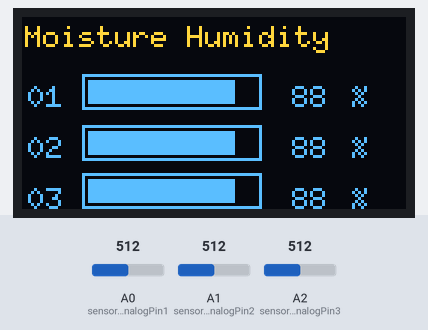
This sketch was run on a simulated Arduino Uno, built with avr-gcc and run on an emulated ATmega328P. Shown: 128×64 one-colour display. The test bench sets the inputs (shaded band); at power-on: A0 (sensor_analogPin1) = 512, A1 (sensor_analogPin2) = 512, A2 (sensor_analogPin3) = 512. The OLED is the two-colour kind (top 16 rows yellow); what the sketch prints to the serial monitor is not drawn.

Above: at 5.9 s.
6.0 s: A0 (sensor_analogPin1) set to 716
At 10.7 s:
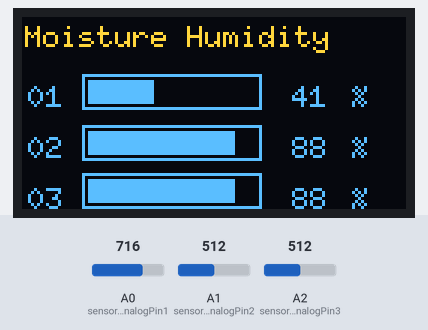
12.1 s: A1 (sensor_analogPin2) set to 716
At 16.6 s:
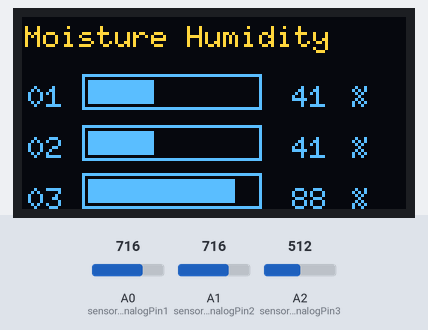
18.2 s: A2 (sensor_analogPin3) set to 716
At 21.3 s:
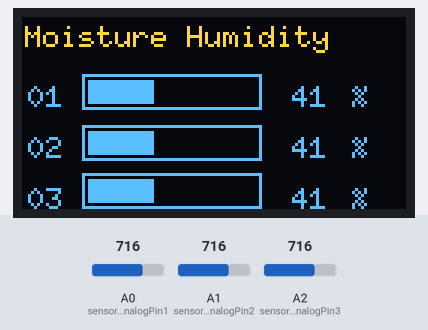
24.3 s: A0 (sensor_analogPin1) set to 900
At 25.9 s:
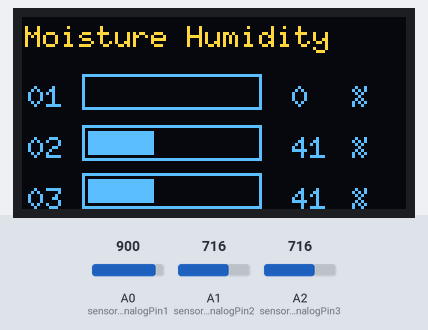
30.4 s: A1 (sensor_analogPin2) set to 900
At 31.7 s:
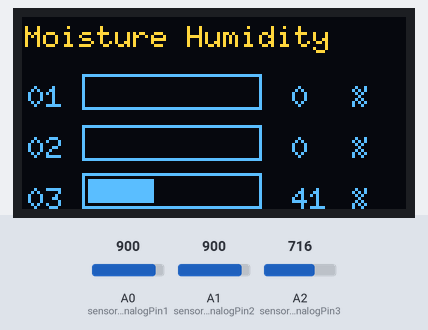
36.5 s: A2 (sensor_analogPin3) set to 900
At 42.0 s:
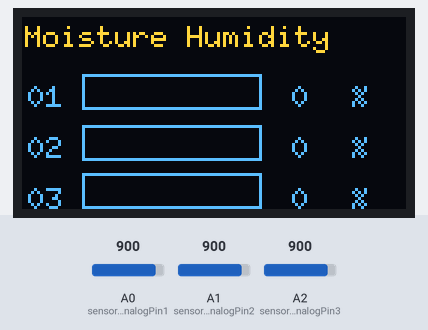
Timing chart, 0 to 43.5 s (numbered marks = the images above; inputs shaded):
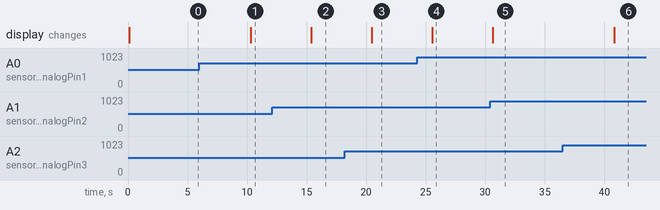

Measured:
- after the input at 6.0 s, the display: changes after 4.3 s (image 1)
- after the input at 12.1 s, the display: changes after 3.3 s (image 2)
- after the input at 18.2 s, the display: changes after 2.3 s (image 3)
- after the input at 24.3 s, the display: changes after 1.3 s (image 4)
- after the input at 30.4 s, the display: changes after 0.25 s (image 5)
- after the input at 36.5 s, the display: changes after 4.3 s (image 6)

The sketch:

seeeduino_xiao_oled_u8g2lib_moisture_2.ino
```cpp
//#include <U8glib.h>  // for oled display on arduino uno , nano
#include <U8g2lib.h> // for oled display on not arduino uno , nano , 메모리차이로인하여 우노, 나노사용불가

//U8GLIB_SSD1306_128X64 u8g(U8G_I2C_OPT_DEV_0|U8G_I2C_OPT_NO_ACK|U8G_I2C_OPT_FAST);  // for u8glib and arduino uno , nano board
U8G2_SSD1306_128X64_NONAME_F_HW_I2C u8g2(U8G2_R0, /* reset=*/ U8X8_PIN_NONE);  // for u8g2lib and not arduino , for esp32 ,esp8266 , xiao etc

//const float choice_Voltage = 5.0;  // if 3.3V , choice_Voltage = 3.3;
const float choice_Voltage = 3.3;
// 만약 우노 또는 나노 3.3V 기준으로할것이면 3.3V , Aref를 쇼트시킨다.
// 그리고 void setup() 안에서 analogReference(3.3); 해준다.

const int choice_analogStep = 1024; // base 10bit , if 12bit , choice_analogStep = 4096;
//const int choice_analogStep = 4096;  // use becareful

const int sensor_value_inAir = 898; // 센서를 건조하게 공기에  놨을때 아날로그값 (you need to change this value that you had recorded in the air)
const int sensor_value_inWater = 464; // 센서를 물에 한계선까지 넣었을때  아날로그값 (you need to change this value that you had recorded in the water) )
// my data inAir = ~ 564(0%)  , inWater = 268 ~ 285(97%) , in Drysoil = 500 ~ 530 ( 13%)
// my data inAir = ~ 897(0%) , inWater = 464(100%)

int measure_loop_Time = 5000; //   1 Second = 1000 , 10s = 10000 , 1min = 60000 , 10min = 600000

int sensor_analogPin1 = A0;  // sensor analog pin
int sensor_analogPin2 = A1; // sensor analog pin
int sensor_analogPin3 = A2;  // sensor analog pin

float sensor_analogVal1; // read analog value from sensor
float sensor_analogVal2; // read analog value from sensor
float sensor_analogVal3; // read analog value from sensor

int percent_sensor_Val1;  // analogVal -> percent
int percent_sensor_Val2;  // analogVal -> percent
int percent_sensor_Val3;  // analogVal -> percent

float sensor_voltage1;  //  센서 전압 계산용
float sensor_voltage2; //  센서 전압 계산용
float sensor_voltage3; //  센서 전압 계산용

int high_box_Val;  // oled box그릴때 쓰일 값
int middle_box_Val; // oled box그릴때 쓰일 값
int low_box_Val;  // oled box 그릴때 쓰일 값


void setup()
{
  Serial.begin(115200); // open serial port, set the baud rate to 115200 bps
  u8g2.begin();  //if use u8g2lib
  //analogReadResolution(12);  //if board's analog resolution 12bit  ex>> xiao board
  //analogReference(3.3); // if want set the reference voltage(3.3) for the analog inputs
}


void loop() // Use functions as possible
{

  read_sensor_value();  // read board's analogpin value
  calculate_sensor_voltage(); //
  calculate_sensor_percent();  // sensorValue change to percent
  calculate_drawBox_width();  //
  serial_printing(); // print the sensor value to serial port
  //u8glib_display_mainLoop(); // if use u8glib and for arduino uno , nano board , oled display
  u8g2lib_display_mainLoop(); // if use u8g2lib and for not arduino , for esp32 ,esp8266 , xiao etc.
  u8g2.enableUTF8Print();	//한글 폰드 사용가능
  delay(measure_loop_Time);
}

void read_sensor_value() {  // read sensor value
  sensor_analogVal1 = analogRead(sensor_analogPin1);
  sensor_analogVal2 = analogRead(sensor_analogPin2);
  sensor_analogVal3 = analogRead(sensor_analogPin3);
}

void calculate_sensor_voltage() { // calculate sensor voltage
  sensor_voltage1 = sensor_analogVal1 * (choice_Voltage / choice_analogStep);
  sensor_voltage2 = sensor_analogVal2 * (choice_Voltage / choice_analogStep);
  sensor_voltage3 = sensor_analogVal3 * (choice_Voltage / choice_analogStep);
}

void calculate_sensor_percent() {  // calculate sensor percent , use map()
  percent_sensor_Val1 = map(sensor_analogVal1, sensor_value_inAir, sensor_value_inWater, 0, 100);
  percent_sensor_Val2 = map(sensor_analogVal2, sensor_value_inAir, sensor_value_inWater, 0, 100);
  percent_sensor_Val3 = map(sensor_analogVal3, sensor_value_inAir, sensor_value_inWater, 0, 100);
}

void calculate_drawBox_width()
{
  high_box_Val = map(percent_sensor_Val1,0,100,0,56);
    middle_box_Val = map(percent_sensor_Val2,0,100,0,56);
    low_box_Val = map(percent_sensor_Val3,0,100,0,56);
}


void serial_printing ()  // for serial print
{
  Serial.print("sensor_analogVal1 = "); Serial.print(sensor_analogVal1);Serial.print("   ");Serial.print("sensor_voltage1 = "); Serial.print(sensor_voltage1);Serial.print("   "); Serial.print("percent_sensor_Val1 = "); Serial.println(percent_sensor_Val1);
  Serial.print("sensor_analogVal2 = "); Serial.print(sensor_analogVal2);Serial.print("   ");Serial.print("sensor_voltage2 = "); Serial.print(sensor_voltage2);Serial.print("   "); Serial.print("percent_sensor_Val2 = "); Serial.println(percent_sensor_Val2);
  Serial.print("sensor_analogVal3 = "); Serial.print(sensor_analogVal3);Serial.print("   ");Serial.print("sensor_voltage3 = "); Serial.print(sensor_voltage3);Serial.print("   "); Serial.print("percent_sensor_Val3 = "); Serial.println(percent_sensor_Val3);
}

/*
// if use u8glib ( version 1) example code  for arduino uno , nano board
void u8glib_display_mainLoop() //for SSD1306 DRIVER , 128x64 Oled display
{
  u8g.firstPage();
  do{  // display code
     u8g.setFont(u8g_font_6x10);
     draw_Title();
     draw_number_sensor();  // number or korean font
     draw_percent_box(); // draw  bar boxs
     draw_sensor_percentVal();
     draw_symbol();

  }while(u8g.nextPage());
}

void draw_Title() // draw title
{
  u8g.drawStr(1,10,"Moisture Humidity");
}

void draw_number_sensor() // draw number sensor
{
  u8g.drawStr(2,30,"01");
  u8g.drawStr(2,47,"02");
  u8g.drawStr(2,64,"03");
}

void draw_percent_box() // draw percent box
{

  u8g.drawFrame(20,19,60,12); //
  u8g.drawFrame(20,36,60,12); //
  u8g.drawFrame(20,52,60,12); //
  u8g.drawBox(22,21,high_box_Val,8); //
  u8g.drawBox(22,38,middle_box_Val,8); //
  u8g.drawBox(22,54,low_box_Val,8); //
}

void draw_sensor_percentVal() // draw sensor percent value
{
  u8g.setPrintPos(90,30);
  u8g.print(percent_sensor_Val1);
  u8g.setPrintPos(90,47);
  u8g.print(percent_sensor_Val2);
  u8g.setPrintPos(90,64);
  u8g.print(percent_sensor_Val3);
}

void draw_symbol() // draw symbol
{
  u8g.drawStr(110,30,"%");
  u8g.drawStr(110,47,"%");
  u8g.drawStr(110,64,"%");
}  //  22-07-23 테스트 끝냄
*/


void u8g2lib_display_mainLoop() //for U8G2lib ( version 2) example code  for esp32, esp8266 , xiao board etc
{
    u8g2.clearBuffer();
    u8g2.setFont(u8g2_font_6x10_tf);
    u8g2_draw_Title();
    u8g2_draw_number_sensor();  // number or korean font
    u8g2_draw_frame_and_barbox();// draw  bar boxs , and frame
    u8g2_draw_sensor_percentVal();  // draw sensor percent value
    u8g2_draw_symbol(); // draw symbol
    u8g2.sendBuffer();
}

void u8g2_draw_Title() // draw title
{

  u8g2.drawStr(1, 10, "Moisture Humidity");
}

void u8g2_draw_number_sensor() // draw number sensor
{
      //u8g2.setFont(u8g2_font_unifont_t_korean2);
    //한글 표현은 setCursor , print 함수를 써야 한다. drawStr() 안됨
    u8g2.setCursor(2, 30);
    u8g2.print("01");
    u8g2.setCursor(2, 47);
    u8g2.print("02");
    u8g2.setCursor(2, 64);
    u8g2.print("03");
}

void u8g2_draw_frame_and_barbox() // draw percent box
{
  u8g2.drawFrame(20, 19, 60, 12);
    u8g2.drawFrame(20, 36, 60, 12);
    u8g2.drawFrame(20, 52, 60, 12);
    u8g2.drawBox(22, 21, high_box_Val, 8);
    u8g2.drawBox(22, 38, middle_box_Val, 8);
    u8g2.drawBox(22, 54, low_box_Val, 8);

}

void u8g2_draw_sensor_percentVal() // draw sensor percent value

{
  u8g2.setCursor(90, 30);
  u8g2.print(percent_sensor_Val1);
  u8g2.setCursor(90, 47);
  u8g2.print(percent_sensor_Val2);
  u8g2.setCursor(90, 64);
  u8g2.print(percent_sensor_Val3);
}

void u8g2_draw_symbol() // draw symbol
{
  u8g2.drawUTF8(110, 30, "%");
    u8g2.drawUTF8(110, 47, "%");
    u8g2.drawUTF8(110, 64, "%");
}
```
